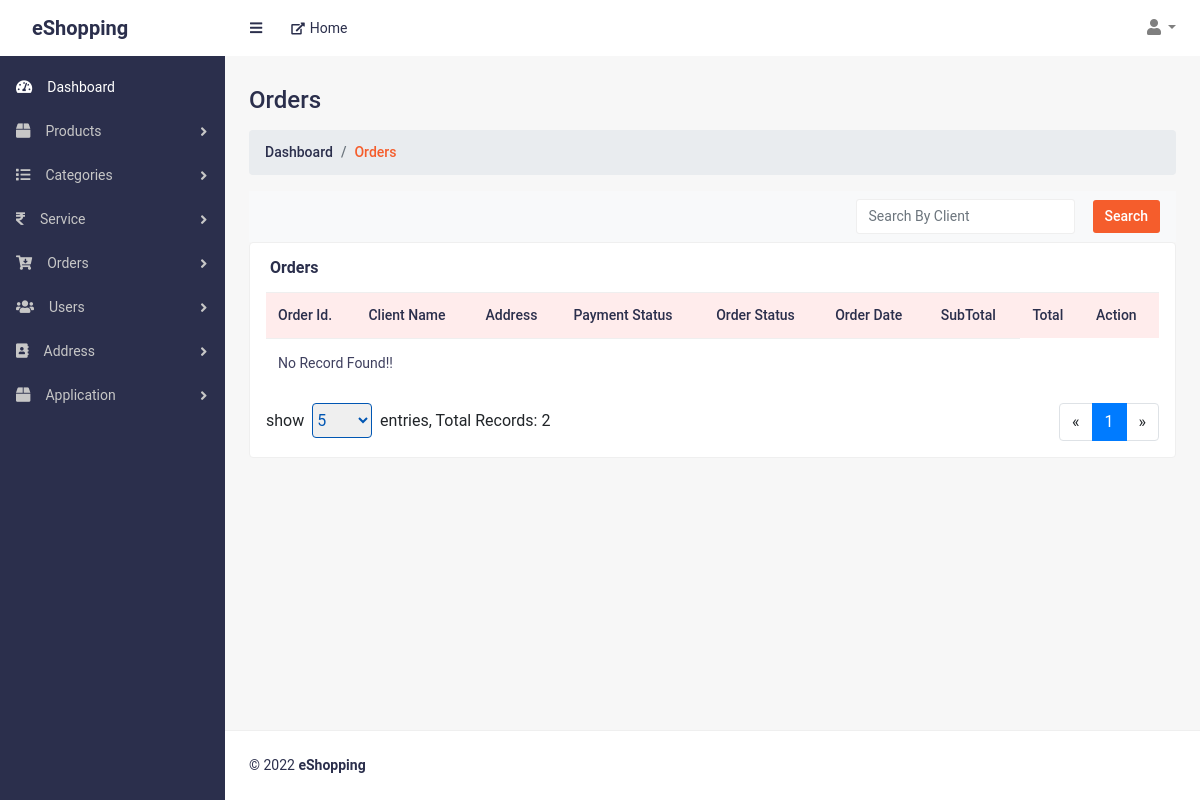
The app's page /orders.php (signed in), older data.
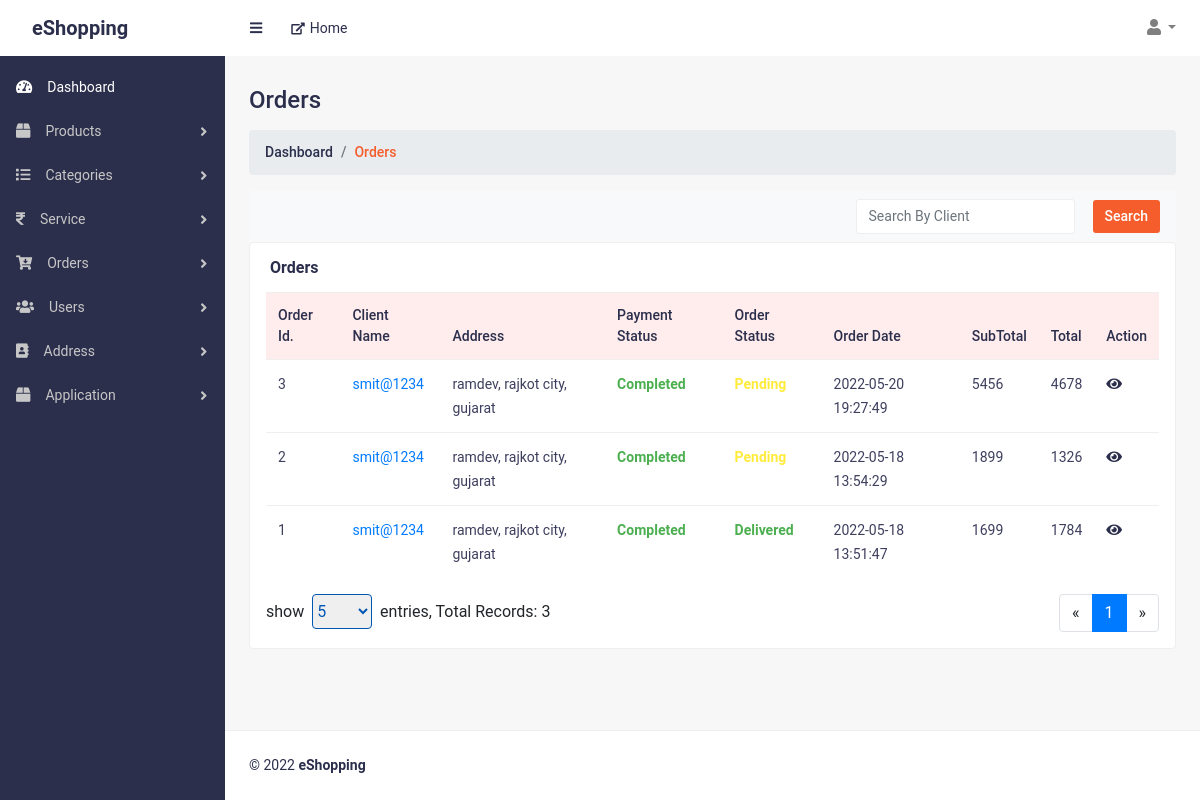
The same page, newer data.
### tables this page shows
CREATE TABLE `orders` (
  `id` int(11) NOT NULL,
  `userId` int(11) NOT NULL,
  `checkoutId` varchar(150) DEFAULT '',
  `subTotal` int(11) NOT NULL,
  `taxStripeId` varchar(150) NOT NULL,
  `couponStripeId` varchar(150) DEFAULT '',
  `total` int(11) NOT NULL,
  `orderStatus` tinyint(2) NOT NULL,
  `payment` tinyint(4) NOT NULL DEFAULT 0,
  `modifiedDate` datetime DEFAULT NULL,
  `createdDate` datetime DEFAULT NULL,
  `status` tinyint(2) NOT NULL DEFAULT 0
);

CREATE TABLE `users` (
  `id` int(11) NOT NULL,
  `username` varchar(50) NOT NULL,
  `email` varchar(50) NOT NULL,
  `password` varchar(150) NOT NULL,
  `firstname` varchar(50) NOT NULL,
  `lastname` varchar(50) NOT NULL,
  `gender` tinyint(2) NOT NULL,
  `mobile` varchar(12) NOT NULL,
  `phone` varchar(12) NOT NULL,
  `interestList` varchar(100) DEFAULT NULL,
  `otp` varchar(12) DEFAULT NULL,
  `otpexpiry` datetime DEFAULT NULL,
  `modifiedDate` datetime DEFAULT NULL,
  `createdDate` datetime DEFAULT NULL,
  `status` tinyint(2) NOT NULL DEFAULT 0
);

CREATE TABLE `orderaddress` (
  `id` int(11) NOT NULL,
  `orderId` int(11) NOT NULL,
  `addressType` tinyint(2) NOT NULL,
  `streetName` varchar(50) NOT NULL,
  `cityId` int(11) NOT NULL,
  `countryId` int(11) NOT NULL,
  `stateId` int(11) NOT NULL,
  `modifiedDate` datetime DEFAULT NULL,
  `createdDate` datetime DEFAULT NULL,
  `status` tinyint(2) NOT NULL DEFAULT 0
);

CREATE TABLE `cities` (
  `id` int(11) NOT NULL,
  `city` varchar(50) NOT NULL,
  `stateId` int(11) NOT NULL,
  `countryId` int(11) NOT NULL,
  `modifiedDate` datetime DEFAULT NULL,
  `createdDate` datetime DEFAULT NULL,
  `status` tinyint(4) NOT NULL DEFAULT 0
);

CREATE TABLE `states` (
  `id` int(11) NOT NULL,
  `state` varchar(50) NOT NULL,
  `countryId` int(11) NOT NULL,
  `modifiedDate` datetime DEFAULT NULL,
  `createdDate` datetime DEFAULT NULL,
  `status` tinyint(2) NOT NULL DEFAULT 0
);

### handler/dbHandler.php (called while the page is built, shortened)
<?php
class DBConnection
{
    private $hostname = "localhost";
    private $username = "root";
    private $password = "";
    private $database = "eshopping";
    private $conn;
    function __construct()
    {
        $this->conn = new mysqli($this->hostname, $this->username, $this->password, $this->database);
    }
    function getConnection()
    {
        return $this->conn;
    }
}

### handler/orderHandler.php (called while the page is built, shortened)
<?php
require_once("dbHandler.php");
class OrderHandler extends DBConnection
{
    function getAllOrders($search, $page, $show)
    {
        $search_ = ($search == '') ? 1 : "users.username LIKE '%" . $search . "%'";
        $sql = "SELECT orders.*, users.username, oa.streetName, cities.city, states.state, countries.country,servicetax.tax , coupons.discountAmount FROM orders JOIN servicetax ON servicetax.stripeId=orders.taxStripeId LEFT JOIN coupons ON coupons.stripeId = orders.couponStripeId JOIN users ON users.id=orders.userId JOIN orderaddress as oa ON oa.orderId=orders.id JOIN cities ON oa.cityId=cities.id JOIN states ON oa.stateId=states.id JOIN countries ON countries.id=oa.countryId WHERE $search_ AND orders.status=0 AND users.status=0 AND oa.status=0 AND oa.addressType=1 AND cities.status=0 AND states.status=0 AND countries.status=0 ORDER BY orders.id DESC LIMIT $page, $show";
        $result = $this->getConnection()->query($sql);
        $records = [];
        if ($result->num_rows > 0) {
            while ($row = $result->fetch_assoc()) {
                array_push($records, $row);
            }
        } else {
            $records = [];
        }
        return $records;
    }
    function TotalOrders($search = '')
    {
        $search_ = ($search == '') ? 1 : "users.username LIKE '%" . $search . "%'";
        $sql = "SELECT count(*) AS total FROM orders JOIN users ON users.id=orders.userId WHERE $search_ AND orders.status=0";
        $result = $this->getConnection()->query($sql);
        if ($result && $result->num_rows > 0) {
            return $result->fetch_assoc()["total"];
        }
        return 0;
    }
}

### orders.php (the view, shortened to what the changed rows need)
<?php
require("./handler/orderHandler.php");
$obj = new OrderHandler();
$currntPage = 1;
$showRecords = 5;
$search = '';
$currntPage = (isset($_GET["page"]) && $_GET["page"]!='') ? $_GET["page"] : $currntPage;
$showRecords = (isset($_GET["show"]) && $_GET["show"]!='') ? $_GET["show"] : $showRecords;
$search = (isset($_GET["search"]) && $_GET["search"]!='') ? $_GET["search"] : $search;
$totalRecords = $obj->TotalOrders($search);
$orders = $obj->getAllOrders($search, (($currntPage - 1) * $showRecords), $showRecords);
?>
<!DOCTYPE html>
<html lang="en">
<head>
	<link href="css/styles.css" rel="stylesheet">
	<link href="css/admin-style.css" rel="stylesheet">
	<link href="vendor/bootstrap/css/bootstrap.min.css" rel="stylesheet">
	<link href="vendor/fontawesome-free/css/all.min.css" rel="stylesheet">
</head>
<body class="sb-nav-fixed">
	<div id="layoutSidenav">
		<div id="layoutSidenav_content">
			<main>
				<div class="container-fluid">
					<h2 class="mt-30 page-title">Orders</h2>
					<div class="row justify-content-center">
						<div class="col-lg-12 col-md-12">
							<div class="card card-static-2 mb-30">
								<div class="card-body-table px-3">
									<div class="table-responsive">
										<table class="table ucp-table table-hover">
											<thead>
												<tr>
													<th>Order Id.</th>
													<th>Client Name</th>
													<th>Address</th>
													<th>Payment Status</th>
													<th>Order Status</th>
													<th>Order Date</th>
													<th>SubTotal</th>
													<th>Total</th>
													<th>Action</th>
												</tr>
											</thead>
											<tbody>
												<?php
												if (count($orders) > 0) {
													foreach ($orders as $order) {
												?>
														<tr>
															<td><?= $order["id"] ?></td>
															<td>
																<a style="text-decoration:none;" href="view_customer.php?view=<?= $order["userId"] ?>" target="_blank"><?= $order["username"] ?></a>
															</td>
															<td><?= $order["streetName"] . ", " . $order["city"] . ", " . $order["state"] ?></td>
															<td> <?php
															switch ($order["payment"]) {
																case 1;
																	echo "<strong style='color:#4CAF50'>Completed</strong>";
																	break;
																}
															?> </td>
															<td>
																<?php
																switch ($order["orderStatus"]) {
																	case 0:
																		echo "<strong style='color:#ffeb3b'>Pending</strong>";
																		break;
																	case 1;
																		echo "<strong style='color:#4CAF50'>Delivered</strong>";
																		break;
																}
																?>
															</td>
															<td>
																<span class="delivery-time"><?= $order["createdDate"] ?></span>
															</td>
															<td><?= $order["subTotal"] ?></td>
															<td><?= $order["total"] ?></td>
															<td class="action-btns">
																<a href="view_order.php?view=<?= $order["id"] ?>" class="view-shop-btn" title="View"><i class="fas fa-eye"></i></a>
															</td>
														</tr>
												<?php
													}
												} else {
													echo "<tr><td colspan=7>No Record Found!!</td></tr>";
												}
												?>
											</tbody>
										</table>
										<div class="div-pagination mt-3 d-flex justify-content-between">
											<div class="page-select">
												show&nbsp;
												<select style="height: 35px; width:60px; border:1px solid #0056b3; color:#0056b3; border-radius:4px" name="" id="show-record">
													<?php
													foreach ([5, 10, 25, 50] as $rec) {
														$selected = '';
														if ($rec == $showRecords) {
															$selected = "selected";
														}
														echo "<option value='$rec' $selected>$rec</option>";
													}
													?>
												</select>&nbsp;&nbsp;entries, Total Records: <span id="totalrecords"><?= $totalRecords ?></span>
											</div>
										</div>
									</div>
								</div>
							</div>
						</div>
					</div>
				</div>
			</main>
		</div>
	</div>
</body>
</html>

Row changes from the older to the newer data that the page shows:
added orders: id "3", userId.username "smit@1234", orderaddress.streetName "ramdev", cities.city "rajkot city", states.state "gujarat", payment "Completed", orderStatus "Pending", createdDate "2022-05-20 19:27:49", subTotal "5456", total "4678"
now on this page (row edited): orders: id "2", userId.username "smit@1234", orderaddress.streetName "ramdev", cities.city "rajkot city", states.state "gujarat", payment "Completed", orderStatus "Pending", createdDate "2022-05-18 13:54:29", subTotal "1899", total "1326"
now on this page (row edited): orders: id "1", userId.username "smit@1234", orderaddress.streetName "ramdev", cities.city "rajkot city", states.state "gujarat", payment "Completed", orderStatus "Delivered", createdDate "2022-05-18 13:51:47", subTotal "1699", total "1784"
Text that changed along with them:
$totalRecords: "2" → "3"
text no longer shown: "No Record Found!!"
